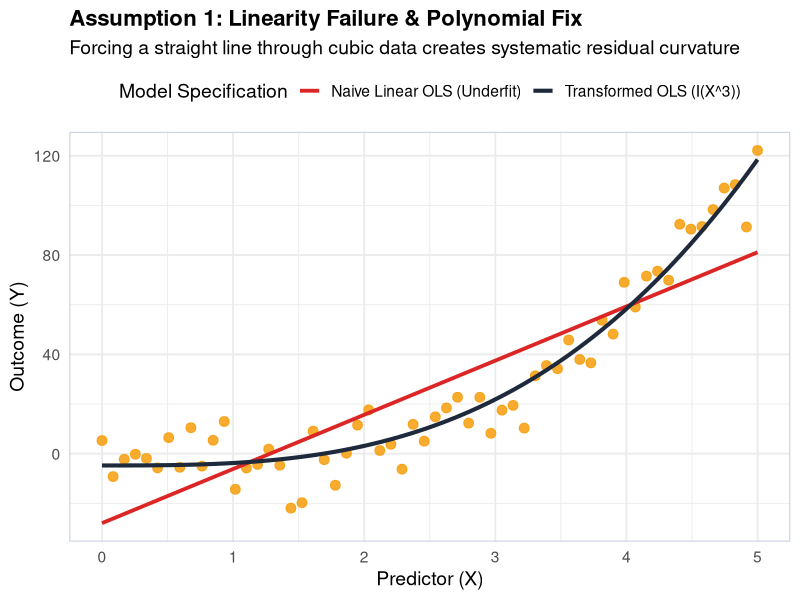
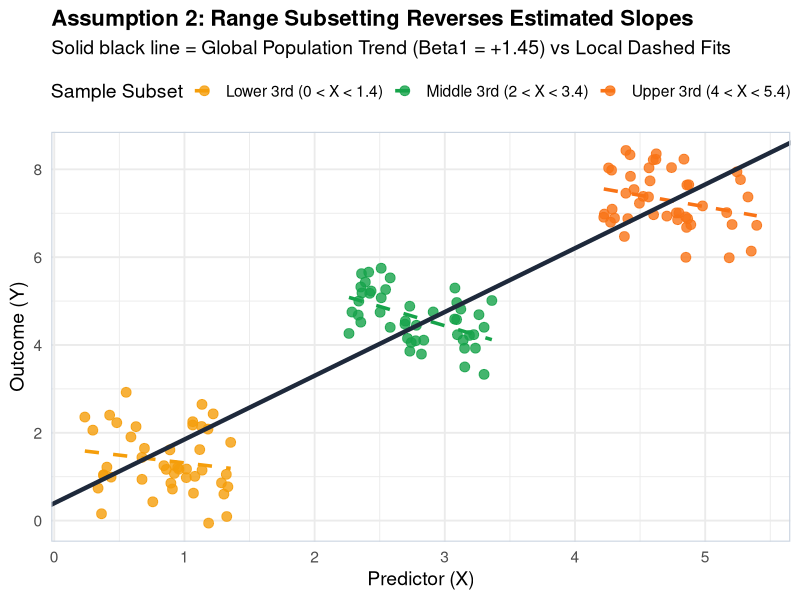
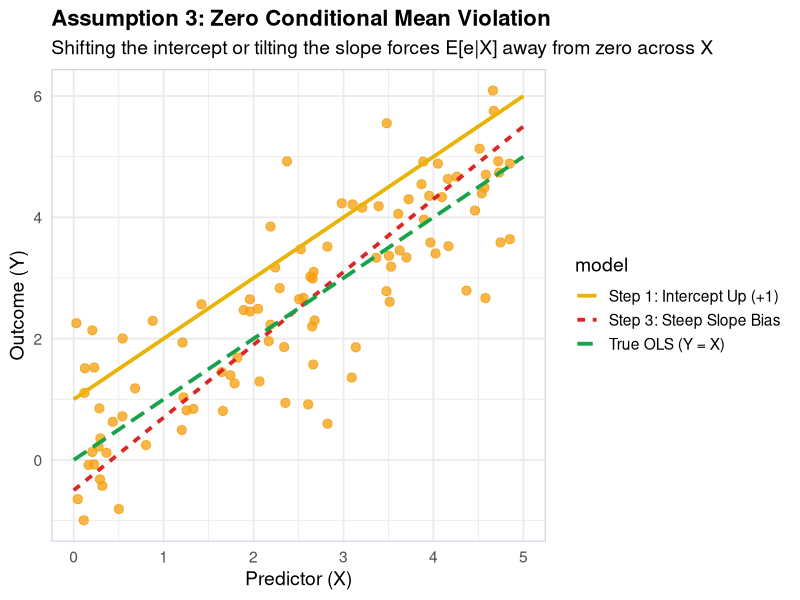
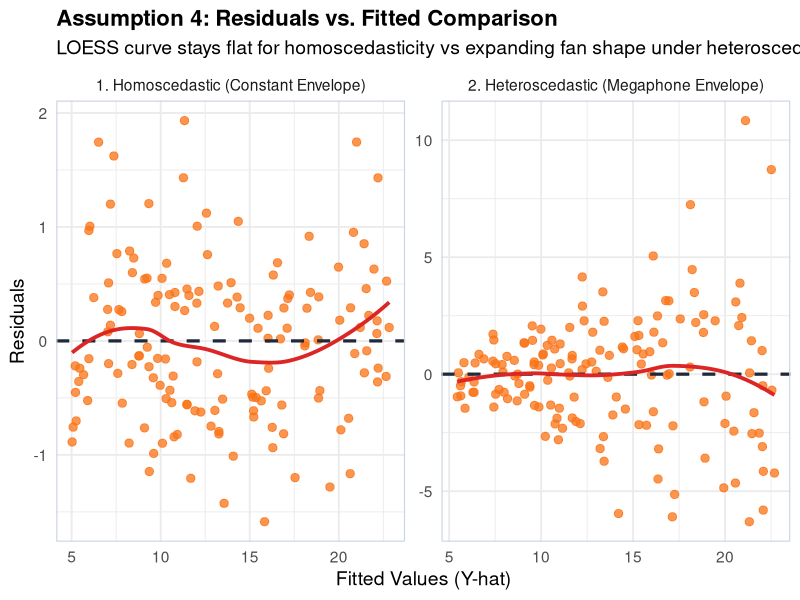
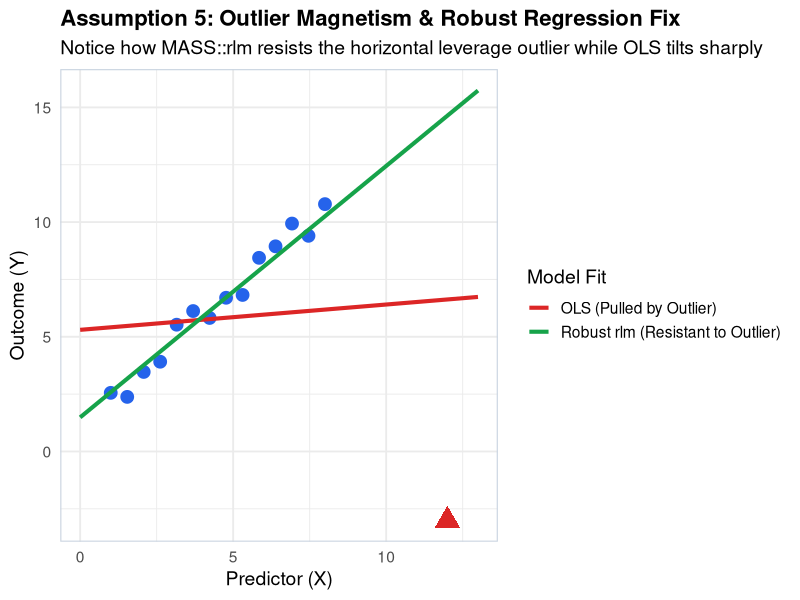

Here is the R script that generated these plots, in order:
## ---- chunk 1
knitr::opts_chunk$set(echo = TRUE, warning = FALSE, message = FALSE, fig.width = 8.5, fig.height = 5.5)
library(ggplot2)
library(dplyr)
library(broom)
library(MASS)

set.seed(42)
theme_set(theme_minimal(base_size = 14) +
  theme(
    plot.title = element_text(face = "bold", size = 16),
    panel.border = element_rect(colour = "#cbd5e1", fill = NA, linewidth = 0.8)
  ))
## ---- chunk 2
n <- 60
df_lin <- tibble(
  x = seq(0, 5, length.out = n),
  y = -5 + x^3 + rnorm(n, 0, 7.5)
)

mod_naive <- lm(y ~ x, data = df_lin)
mod_trans <- lm(y ~ I(x^3), data = df_lin)

df_lin <- df_lin %>%
  mutate(
    pred_naive = predict(mod_naive),
    pred_trans = predict(mod_trans)
  )

ggplot(df_lin, aes(x = x, y = y)) +
  geom_point(color = "#f59e0b", size = 3, alpha = 0.85) +
  geom_line(aes(y = pred_naive, color = "Naive Linear OLS (Underfit)"), linewidth = 1.3) +
  geom_line(aes(y = pred_trans, color = "Transformed OLS (I(X^3))"), linewidth = 1.4) +
  scale_color_manual(values = c("Naive Linear OLS (Underfit)" = "#dc2626", "Transformed OLS (I(X^3))" = "#1e293b")) +
  labs(
    title = "Assumption 1: Linearity Failure & Polynomial Fix",
    subtitle = "Forcing a straight line through cubic data creates systematic residual curvature",
    x = "Predictor (X)",
    y = "Outcome (Y)",
    color = "Model Specification"
  ) +
  theme(legend.position = "top")
## ---- chunk 3
n_sub <- 45
df_range <- bind_rows(
  tibble(group = "Lower 3rd (0 < X < 1.4)", x = runif(n_sub, 0.2, 1.4)),
  tibble(group = "Middle 3rd (2 < X < 3.4)", x = runif(n_sub, 2.2, 3.4)),
  tibble(group = "Upper 3rd (4 < X < 5.4)", x = runif(n_sub, 4.2, 5.4))
) %>%
  mutate(
    y = case_when(
      group == "Lower 3rd (0 < X < 1.4)" ~ 1.5 - 0.8 * (x - 0.8) + rnorm(n(), 0, 0.6),
      group == "Middle 3rd (2 < X < 3.4)" ~ 4.5 - 0.8 * (x - 2.8) + rnorm(n(), 0, 0.6),
      TRUE ~ 7.5 - 0.8 * (x - 4.8) + rnorm(n(), 0, 0.6)
    )
  )

mod_all <- lm(y ~ x, data = df_range)

ggplot(df_range, aes(x = x, y = y, color = group)) +
  geom_point(size = 3, alpha = 0.8) +
  geom_smooth(method = "lm", se = FALSE, linetype = "dashed", linewidth = 1.2) +
  geom_abline(intercept = coef(mod_all)[1], slope = coef(mod_all)[2], color = "#1e293b", linewidth = 1.5) +
  scale_color_manual(values = c("Lower 3rd (0 < X < 1.4)" = "#f59e0b", "Middle 3rd (2 < X < 3.4)" = "#16a34a", "Upper 3rd (4 < X < 5.4)" = "#f97316")) +
  labs(
    title = "Assumption 2: Range Subsetting Reverses Estimated Slopes",
    subtitle = paste0("Solid black line = Global Population Trend (Beta1 = +", round(coef(mod_all)[2], 2), ") vs Local Dashed Fits"),
    x = "Predictor (X)",
    y = "Outcome (Y)",
    color = "Sample Subset"
  ) +
  theme(legend.position = "top")
## ---- chunk 4
n <- 100
df_exog <- tibble(
  x = runif(n, 0, 5),
  y = x + rnorm(n, 0, 1)
)
x_grid <- seq(0, 5, length.out = 100)
df_lines <- bind_rows(
  tibble(x = x_grid, y = x_grid, model = "True OLS (Y = X)"),
  tibble(x = x_grid, y = x_grid + 1, model = "Step 1: Intercept Up (+1)"),
  tibble(x = x_grid, y = 1.2 * x_grid - 0.5, model = "Step 3: Steep Slope Bias")
)

ggplot(df_exog, aes(x = x, y = y)) +
  geom_point(color = "#f59e0b", size = 2.8, alpha = 0.75) +
  geom_line(data = df_lines, aes(x = x, y = y, color = model, linetype = model), linewidth = 1.3) +
  scale_color_manual(values = c("True OLS (Y = X)" = "#16a34a", "Step 1: Intercept Up (+1)" = "#eab308", "Step 3: Steep Slope Bias" = "#dc2626")) +
  labs(
    title = "Assumption 3: Zero Conditional Mean Violation",
    subtitle = "Shifting the intercept or tilting the slope forces E[e|X] away from zero across X",
    x = "Predictor (X)",
    y = "Outcome (Y)"
  )
## ---- chunk 5
n <- 150
df_var <- tibble(
  x = runif(n, 1, 10),
  y_hom = 3 + 2 * x + rnorm(n, 0, 0.6),
  y_het = 3 + 2 * x + rnorm(n, 0, 0.45 * x)
)

mod_hom <- lm(y_hom ~ x, data = df_var)
mod_het <- lm(y_het ~ x, data = df_var)

df_diag <- bind_rows(
  augment(mod_hom) %>% mutate(model = "1. Homoscedastic (Constant Envelope)"),
  augment(mod_het) %>% mutate(model = "2. Heteroscedastic (Megaphone Envelope)")
)

ggplot(df_diag, aes(x = .fitted, y = .resid)) +
  geom_point(color = "#f97316", size = 2.5, alpha = 0.75) +
  geom_hline(yintercept = 0, linetype = "dashed", color = "#1e293b", linewidth = 1.1) +
  geom_smooth(method = "loess", se = FALSE, color = "#dc2626", linewidth = 1.3) +
  facet_wrap(~ model, scales = "free") +
  labs(
    title = "Assumption 4: Residuals vs. Fitted Comparison",
    subtitle = "LOESS curve stays flat for homoscedasticity vs expanding fan shape under heteroscedasticity",
    x = "Fitted Values (Y-hat)",
    y = "Residuals"
  )
## ---- chunk 6
n_c <- 14
df_out <- tibble(
  x = c(seq(1, 8, length.out = n_c), 12.0),
  y = c(1 + 1.2 * seq(1, 8, length.out = n_c) + rnorm(n_c, 0, 0.5), -3.0)
)

mod_ols <- lm(y ~ x, data = df_out)
mod_rlm <- rlm(y ~ x, data = df_out)

df_preds <- tibble(
  x = seq(0, 13, length.out = 100),
  pred_ols = predict(mod_ols, newdata = data.frame(x = seq(0, 13, length.out = 100))),
  pred_rlm = predict(mod_rlm, newdata = data.frame(x = seq(0, 13, length.out = 100)))
)

ggplot(df_out, aes(x = x, y = y)) +
  geom_point(color = "#2563eb", size = 4) +
  geom_point(data = filter(df_out, x == 12), color = "#dc2626", size = 6, shape = 17) +
  geom_line(data = df_preds, aes(x = x, y = pred_ols, color = "OLS (Pulled by Outlier)"), linewidth = 1.4) +
  geom_line(data = df_preds, aes(x = x, y = pred_rlm, color = "Robust rlm (Resistant to Outlier)"), linewidth = 1.4) +
  scale_color_manual(values = c("OLS (Pulled by Outlier)" = "#dc2626", "Robust rlm (Resistant to Outlier)" = "#16a34a")) +
  labs(
    title = "Assumption 5: Outlier Magnetism & Robust Regression Fix",
    subtitle = "Notice how MASS::rlm resists the horizontal leverage outlier while OLS tilts sharply",
    x = "Predictor (X)",
    y = "Outcome (Y)",
    color = "Model Fit"
  )
